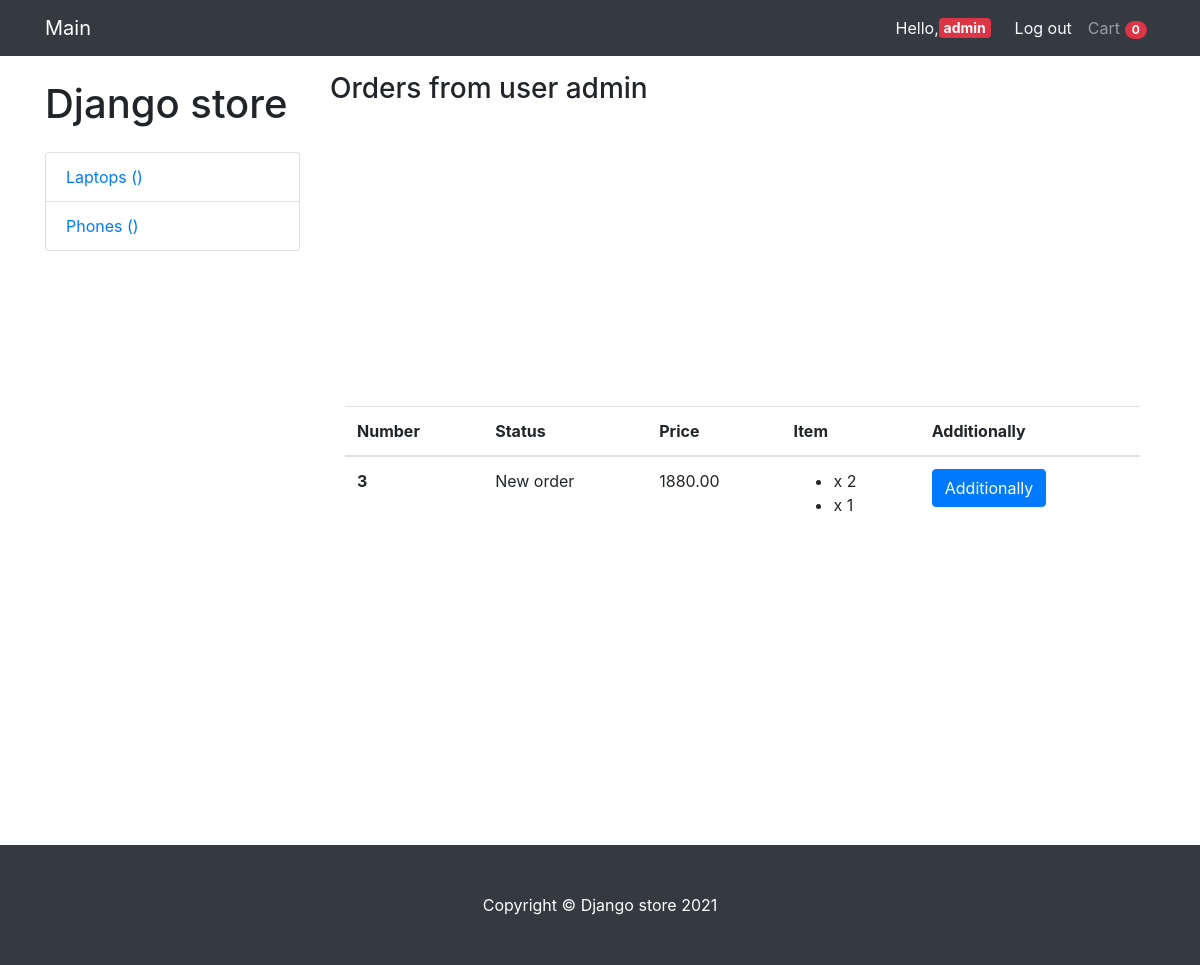
The page /profile/ (signed in) on the database as committed earlier.
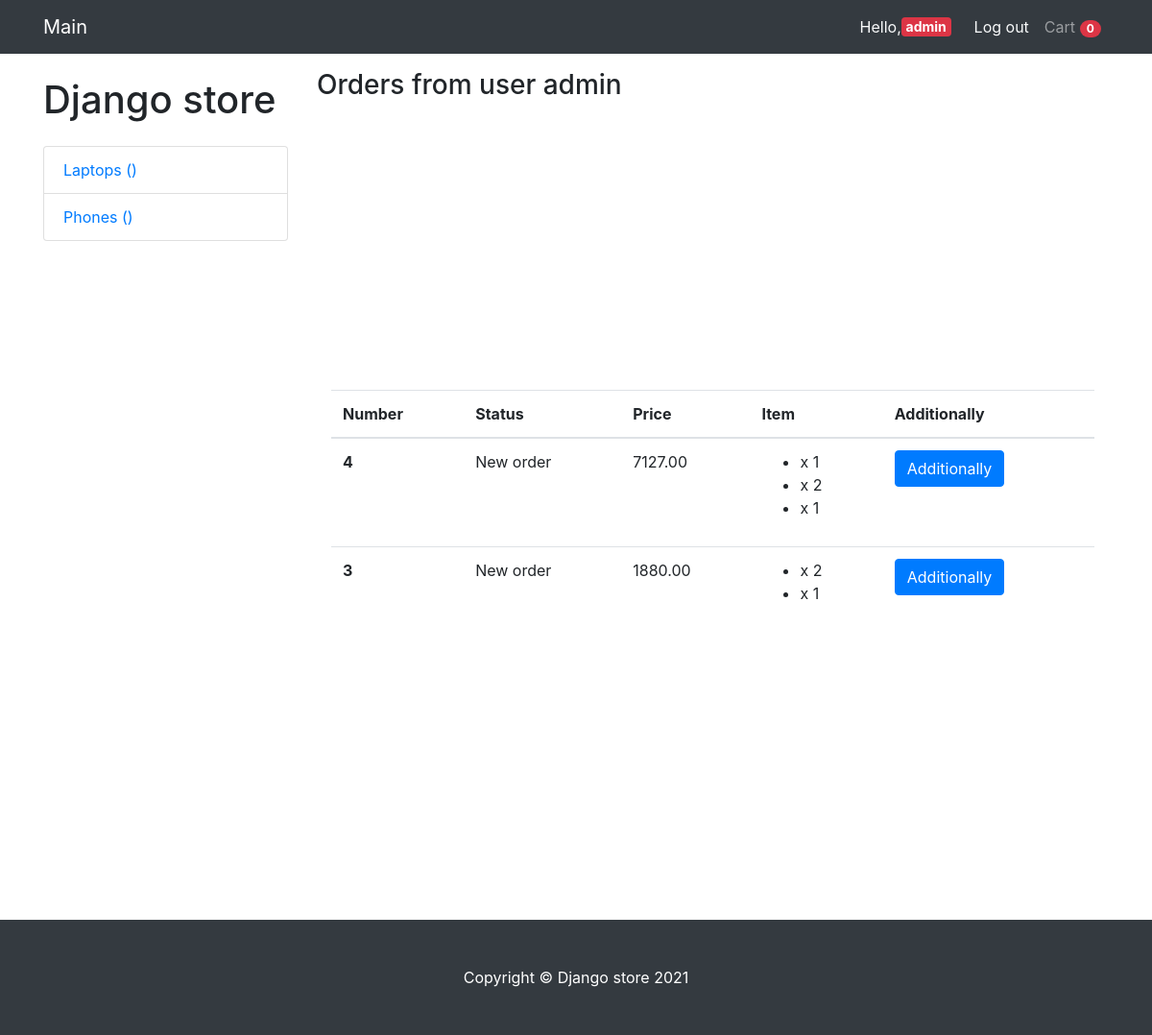
The same page on the database as committed later.
### MainApp/models.py (models this page shows, shortened)
class Cart(models.Model):
    owner = models.ForeignKey('Customer', null=True, verbose_name='Owner', on_delete=models.CASCADE)
    products = models.ManyToManyField(CartProduct, blank=True, related_name='related_cart')
    total_products = models.PositiveIntegerField(default=0)
    final_price = models.DecimalField(default=0, max_digits=9, decimal_places=2, verbose_name='Final Prize')
    in_order = models.BooleanField(default=False)
    for_anonymous_user = models.BooleanField(default=False)

class Category(models.Model):
    name = models.CharField(max_length=255, verbose_name='Category name')
    slug = models.SlugField(unique=True)
    objects = CategoryManager()

class Order(models.Model):
    STATUS_MEW = 'new'
    STATUS_IN_PROGRESS = 'in_progress'
    STATUS_READY = 'is_ready'
    STATUS_COMPLETED = 'completed'
    STATUS_CHOICES = (
        (STATUS_MEW, 'New order'),
        (STATUS_IN_PROGRESS, 'Order in progress'),
        (STATUS_READY, 'Order is ready'),
        (STATUS_COMPLETED, 'Order completed')
    )
    cart = models.ForeignKey(Cart, verbose_name='Cart', on_delete=models.CASCADE, null=True, blank=True)
    customer = models.ForeignKey(Customer, verbose_name='Customer', related_name='related_orders', on_delete=models.CASCADE)
    first_name = models.CharField(max_length=255, verbose_name='First name')
    last_name = models.CharField(max_length=255, verbose_name='Last name')
    phone_number = models.CharField(max_length=255, verbose_name='Phone number')
    address = models.CharField(max_length=255, verbose_name='Adress')
    status = models.CharField(max_length=255, verbose_name='Order status', choices=STATUS_CHOICES, default=STATUS_MEW)
    comment = models.TextField(verbose_name='Comment', null=True, blank=True)
    created_at = models.DateTimeField(auto_now=True, verbose_name='Order creation date')

class CartProduct(models.Model):
    user = models.ForeignKey('Customer', verbose_name='Buyer', on_delete=models.CASCADE)
    cart = models.ForeignKey('Cart', verbose_name='Cart', on_delete=models.CASCADE, related_name='related_products')
    content_type = models.ForeignKey(ContentType, on_delete=models.CASCADE)
    object_id = models.PositiveIntegerField()
    content_object = GenericForeignKey('content_type', 'object_id')
    qty = models.PositiveIntegerField(default=1)
    final_price = models.DecimalField(max_digits=9, decimal_places=2, verbose_name='Final Price')

### MainApp/views.py (the view)
# urls.py: path('profile/', ProfileView.as_view(), name='profile'),
class ProfileView(CartMixin, View):
    def get(self, request, *args, **kwargs):
        customer = Customer.objects.get(user=request.user)
        orders = Order.objects.filter(customer=customer).order_by('-created_at')
        categories = Category.objects.all()
        return render(
            request,
            'profile.html',
            {'orders': orders, 'cart': self.cart, 'categories': categories}
        )

### MainApp/mixins.py (called while the page is built)
    def dispatch(self, request, *args, **kwargs):
        if request.user.is_authenticated:
            customer = Customer.objects.filter(user=request.user).first()
            if not customer:
                customer= Customer.objects.create(
                    user=request.user
                )
            cart = Cart.objects.filter(owner=customer, in_order=False).first()
            if not cart:
                cart = Cart.objects.create(owner=customer)
        else:
            cart = Cart.objects.filter(for_anonymous_user=True).first()
            if not cart:
                cart = Cart.objects.create(for_anonymous_user=True)
        self.cart = cart
        return super().dispatch(request, *args, **kwargs)

### MainApp/models.py (called while the page is built)
    def get_queryset(self):
        return super().get_queryset()

### MainApp/templates/profile.html (shortened to what this page needs)
{% extends 'base.html' %}
{% block content %}
<h3 class="mt-3 mb-3">Orders from user {{ request.user.username }}</h3>
<div class="col-md-12" style="margin-top: 300px; margin-bottom: 300px;">
{% if not orders.count %}
    <h3>You didn't have orders. <a href="{% url 'base' %}">Start your purchases</a></h3>
{% else %}
    <table class="table">
        <thead>
            <th scope="col">Number</th>
            <th scope="col">Status</th>
            <th scope="col">Price</th>
            <th scope="col">Item</th>
            <th scope="col">Additionally</th>
        </thead>
        <tbody>
            {% for order in orders %}
            <tr>
                <th scope="row">{{ order.id }}</th>
                <td>{{ order.get_status_display }}</td>
                <td>{{ order.cart.final_price }}</td>
                <td>
                    <ul>
                        {% for item in order.cart.products.all %}
                        <li>{{ item.product.title }} x {{ item.qty }}</li>
                        {% endfor %}
                    </ul>
                </td>
                <td>
                    <button type="button" class="btn btn-primary" data-toggle="modal" data-target="#exampleModal-{{ order.id }}">Additionally</button>
                </td>
            </tr>
            {% endfor %}
        </tbody>
    </table>
{% endif %}
</div>
{% endblock %}

### MainApp/templates/base.html (shortened to what this page needs)
<!DOCTYPE html>
<html lang="en">
<head>
  <link rel="stylesheet" href="https://maxcdn.bootstrapcdn.com/bootstrap/4.0.0/css/bootstrap.min.css">
</head>
<body>
  <nav class="navbar navbar-expand-lg navbar-dark bg-dark fixed-top">
    <div class="container">
      <a class="navbar-brand" href="/">Main</a>
      <div class="collapse navbar-collapse" id="navbarResponsive">
        <ul class="navbar-nav ml-auto">
          {% if request.user.is_authenticated %}
            <li>
              <span class="navbar text text-light">Hello, <span class="badge badge-danger">
                <a style="text-decoration: none; font-size: 14px; color:white;" href="{% url 'profile' %}">{{ request.user.username }}</a>
              </span></span>
            </li>
            <li>
              <a class="nav-link text-light" href="{% url 'logout' %}"">Log out</a>
            </li>
          {% endif %}
        </ul>
        <ul class="navbar-nav">
          <li class="nav-item">
            <a class="nav-link" href="{% url 'cart' %}">Cart <span class="badge badge-pill badge-danger">{{ cart.products.count }}</span></a>
          </li>
        </ul>
      </div>
    </div>
  </nav>
  <div class="container">
    <div class="row">
      <div class="col-lg-3">
        <h1 class="my-4">Django store</h1>
        <div class="list-group">
          {% for category in categories %}
          <a href="{{ category.url }}" class="list-group-item">{{ category.name }} ({{ category.count }})</a>
          {% endfor %}
        </div>
      </div>
      <div class="col-lg-9">
        {% block content %}{% endblock content %}
      </div>
    </div>
  </div>
  <footer class="py-5 bg-dark">
    <div class="container">
      <p class="m-0 text-center text-white">Copyright &copy; Django store 2021</p>
    </div>
  </footer>
</body>
</html>

Rows that differ between the two databases and show on the page:
added Order: id "4", status "New order", cart.final_price "7127.00"
added CartProduct: qty "1", shown under "4"
added CartProduct: qty "2", shown under "4"
added CartProduct: qty "1", shown under "4"
